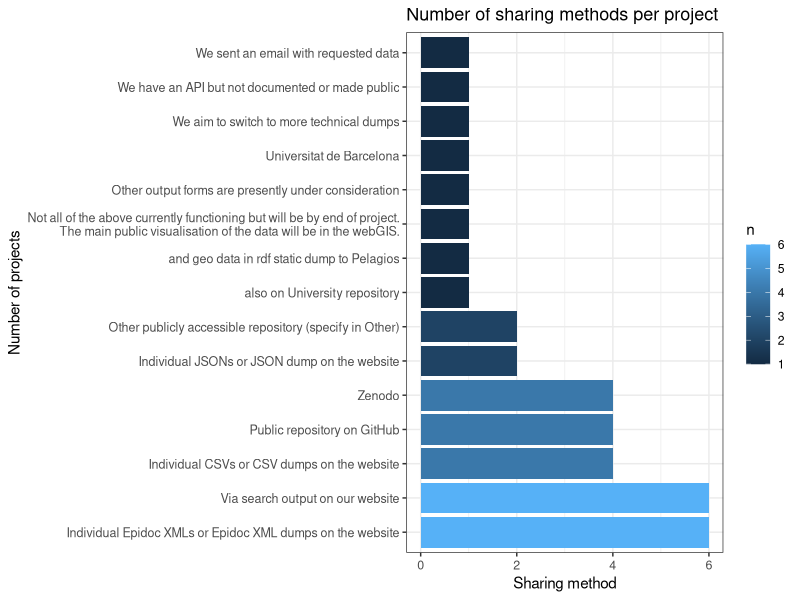
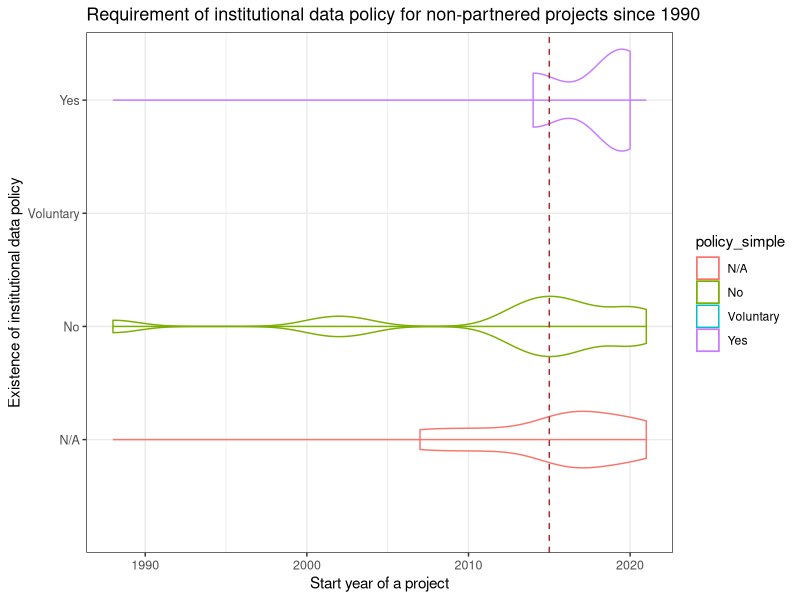
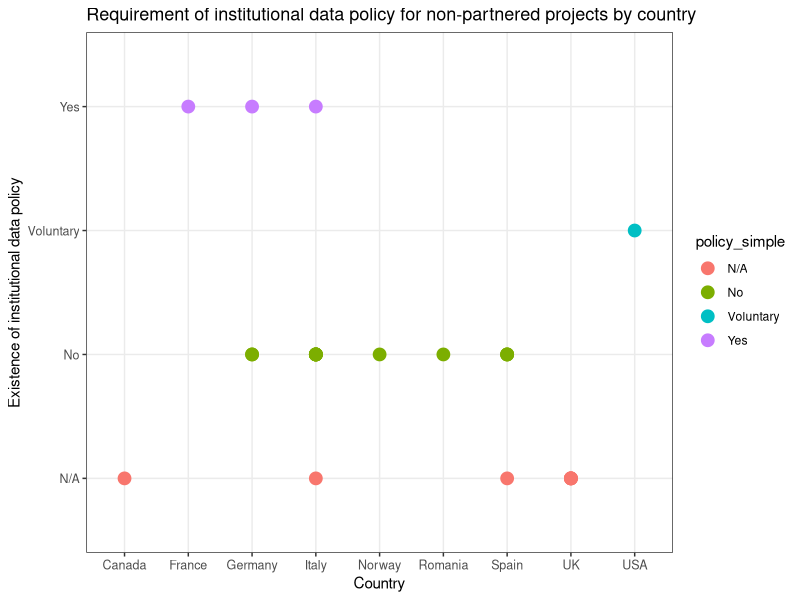

These figures' R source, in order:
## ---- chunk 1
knitr::opts_chunk$set(echo = FALSE)

library(tidyverse)
## ---- chunk 2
# loading data from TSV file
partners_all<- read_tsv("../data/01_scoping_survey_anonymised.tsv")
## ---- chunk 3
#filtering out partners who did not give consent to publish the anonymised data

partners <- partners_all %>% 
  filter(`Do you consent on publishing the anonymised data in the form of written short report open to public and accessible via the FAIR Epigraphy infrastructure (website, GitHub, Twitter)? You can always revoke your consent by sending an email to petra.hermankova@uni-mainz.de` == "Yes, I give my consent")

## ---- chunk 4
partners_language <- as.data.frame(unlist(str_split(partners$Language_clean, "; ")))
colnames(partners_language) <- c("language")

partners_language_ratio <- partners_language %>% 
  count(language, sort=T) %>% 
  mutate(ratio = round(n/(sum(n)/100)))
partners_language_ratio
## ---- chunk 5
partner_language_count<- str_count(partners$Language_clean, ";")+1
## ---- chunk 6
partners$Language_clean
## ---- chunk 7
partners %>% 
  count(Website)
## ---- chunk 8
IT <- partners %>% 
  count(`Does you project have an IT specialist(s)?`, sort=T) %>% 
  rename(IT_spec = `Does you project have an IT specialist(s)?`) %>% 
  mutate(ratio = round(n/(sum(n)/100)))
IT
## ---- chunk 9
format <- partners %>% 
  count(`Our projects stores epigraphic data in the following formats`, sort=T) %>% 
  rename(format = `Our projects stores epigraphic data in the following formats`) %>% 
  mutate(no_format = str_count(format, ",") + 1)
format
## ---- chunk 10
epidoc <- sum(str_detect(partners$`Our projects stores epigraphic data in the following formats`, "Epidoc XML"))
json <- sum(str_detect(partners$`Our projects stores epigraphic data in the following formats`, "JSON"))
rdf <- sum(str_detect(partners$`Our projects stores epigraphic data in the following formats`, "RDF"))
csv <- sum(str_detect(partners$`Our projects stores epigraphic data in the following formats`, "CSV"))
sql <- sum(str_detect(partners$`Our projects stores epigraphic data in the following formats`, "SQL"))
## ---- chunk 11
share<- partners %>% 
  count(`Do you share your data outside of your project`, sort=T) %>% 
  rename(share = `Do you share your data outside of your project`) %>% 
  mutate(ratio = round((n/(sum(n)/100))))
share
## ---- chunk 12
outshare<- partners %>% 
  count(`How do share your data with users outside your project`, sort=T) %>% 
  rename(share_all = `How do share your data with users outside your project`) %>% 
  mutate(share_method = str_count(share_all, "; ") + 1) 

outshare
## ---- chunk 13

sharingserv <- as.data.frame(unlist(str_split(partners$`How do share your data with users outside your project`, "; ")))
colnames(sharingserv) <- c("service")


sharing_service <- sharingserv %>% 
  count(service, sort= T) 

sharingplot<- sharing_service %>% 
  ggplot() + 
  geom_col(aes(y= reorder(service, -n), x= n, fill = n), width = 0.9) + 
  scale_y_discrete(labels = function(x) str_wrap(x, width = 75))  +
  ggtitle("Number of sharing methods per project") +
  xlab("Sharing method") + ylab("Number of projects") +
  #coord_flip() +
  theme_bw() +
  #coord_cartesian(xlim = c(0, 5)) +
  theme(axis.text = element_text(size = 9)) +
  theme(plot.title = element_text(size = 13))

sharingplot
## ---- chunk 14
policies <- partners %>% 
  mutate(policies = `Does your institution of funding body require your project to comply with any data policies (e.g., FAIR principles, data storage, data sharing, Open Science)?`) %>% 
  count(policies, sort=T) %>% 
  mutate(ratio = round((n/(sum(n)/100))))
policies
## ---- chunk 15
unique(na.omit(partners$`If you have answered YES in the previous question, please specify what are the policies, or provide link.`))
## ---- chunk 16
stand_term <- as.data.frame(unlist(str_split(partners$`Standardized terminologies: The project uses the following systems (check all that apply)`, ", ")))
colnames(stand_term) <- c("standard_terminologies")

stand_term_ratio<- stand_term %>% 
  count(standard_terminologies, sort= T) %>% 
  mutate(ratio = round(n/(nrow(partners)/100)))  

stand_term_ratio
## ---- chunk 17
stand_method<- partners %>% 
  #count(`Standardized terminologies: The project uses the following systems (check all that apply)`, sort=T) %>% 
  rename(stand_all = `Standardized terminologies: The project uses the following systems (check all that apply)`) %>% 
  mutate(standard_method_no = str_count(stand_all, ", ") + 1)  %>% 
  select(standard_method_no) %>% 
  count(standard_method_no) %>% 
  mutate(ratio = round(n/(nrow(partners)/100)))
stand_method
## ---- chunk 18
lod <- as.data.frame(unlist(str_split(partners$`Linked Open Data: The project uses the following systems (check all that apply)`, ", ")))
colnames(lod) <- c("linked_data")


lod_ratio<- lod %>% 
  count(linked_data, sort= T) %>% 
  mutate(ratio = round(n/(sum(n)/100))) %>% 
  mutate(ratio_all_proj = round(n/(nrow(partners)/100)))
lod_ratio

## ---- chunk 19
# loading data from TSV file
projects_all<- read_tsv("../data/02_scoping_survey_anonymised.tsv")

projects <- projects_all %>% 
  filter(`Do you consent on publishing the anonymised data in the form of written short report open to public and accessible via the FAIR Epigraphy infrastructure (website, GitHub, Twitter)?` == "Yes")
## ---- chunk 20
proj_act<- projects %>% 
  count(`Is the project still active?`) %>% 
  rename(status = `Is the project still active?`) %>% 
  mutate(ratio = round(n/(sum(n)/100)))
proj_act
## ---- chunk 21
projects_language <- as.data.frame(unlist(str_split(projects$Language_clean, "; ")))
colnames(projects_language) <- c("language")

projects_language_ratio <- projects_language %>% 
  count(language, sort=T) %>% 
  mutate(ratio = round(n/(sum(n)/100)))
projects_language_ratio
## ---- chunk 22
project_language_count<- str_count(projects$Language_clean, ";")+1
## ---- chunk 23
unique(projects$Language_clean)
## ---- chunk 24
projects %>% 
  count(Website)
## ---- chunk 25
IT2 <- projects %>% 
  count(`Does you project have an IT specialist(s)?`, sort=T) %>% 
  rename(IT_spec = `Does you project have an IT specialist(s)?`) %>% 
  #na.omit(IT_spec) %>% 
  mutate(ratio = round(n/(nrow(projects)/100)))
IT2
## ---- chunk 26
format2 <- projects %>% 
  count(`Our projects stores epigraphic data in the following formats`, sort=T) %>% 
  rename(format = `Our projects stores epigraphic data in the following formats`) %>% 
  filter(format != "N/A") %>% 
  mutate(no_format = str_count(format, ",") + 1)
format2
## ---- chunk 27
epidoc2 <- sum(str_detect(projects$`Our projects stores epigraphic data in the following formats`, "Epidoc XML"))
json2 <- sum(str_detect(projects$`Our projects stores epigraphic data in the following formats`, "JSON"))
rdf2 <- sum(str_detect(projects$`Our projects stores epigraphic data in the following formats`, "RDF"))
csv2 <- sum(str_detect(projects$`Our projects stores epigraphic data in the following formats`, "CSV"))
sql2 <- sum(str_detect(projects$`Our projects stores epigraphic data in the following formats`, "SQL"))
## ---- chunk 28
active_proj <- nrow(filter(projects, `Is the project still active?`%in% c("Yes")))
## ---- chunk 29
share2<- projects %>% 
  count(`Do you share your data outside of your project`, sort=T) %>% 
  rename(share = `Do you share your data outside of your project`) %>% 
  filter(share != "N/A") %>% 
  mutate(ratio = round((n/(sum(n)/100))))
share2
## ---- chunk 30
outshare2<- projects %>% 
  count(`How do share your data with users outside your project`, sort=T) %>% 
  rename(share_all = `How do share your data with users outside your project`) %>%
  filter(share_all != "N/A") %>% 
  mutate(share_method = str_count(share_all, "[,|;] ") + 1) 

outshare2
## ---- chunk 31
closed_proj <- nrow(filter(projects, `Is the project still active?`%in% c("No, the project is closed", "Currently not, but we are considering a re-start")))
## ---- chunk 32
share_cl<- projects %>% 
  rename(share = `Is the data created by your project accessible?`) %>%
  filter(share !="N/A") %>% 
  count(share, sort=T) %>% 
  mutate(ratio = round((n/(sum(closed_proj)/100))))
share_cl
## ---- chunk 33
sharing_clac <- as_tibble(unlist(str_split(projects$`Our project data are accessible via (check all that apply):`, ", ")))
colnames(sharing_clac) <- c("service")


sharing_claccess <- sharing_clac %>% 
  filter(service != "N/A") %>% 
  count(service, sort= T) %>% 
  mutate(ratio = round((n/(sum(closed_proj)/100))))
sharing_claccess
## ---- chunk 34
policies2 <- projects %>% 
  mutate(policies = `Does your institution of funding body require your project to comply with any data policies (e.g., FAIR principles, data storage, data sharing, Open Science)?`) %>% 
  filter(policies != "N/A") %>% 
  count(policies, sort=T) %>% 
  mutate(ratio = round((n/(sum(n)/100))))
  
policies2
## ---- chunk 35
unique(na.omit(projects$`If you have answered YES in the previous question, please specify what are the policies, or provide link.`))
## ---- chunk 36
policies2_length<- projects %>% 
  select(Length_numeric_years, `Does your institution of funding body require your project to comply with any data policies (e.g., FAIR principles, data storage, data sharing, Open Science)?`) %>% 
  mutate(policy = `Does your institution of funding body require your project to comply with any data policies (e.g., FAIR principles, data storage, data sharing, Open Science)?`)
  
policies2_length$policy_simple <- ifelse(grepl("Neither our grant funding*", policies2_length$policy), "Voluntary", 
                                        ifelse(grepl("Policies are on the way*|Not with an official request*|We don't work for any institution*", policies2_length$policy), "No", 
                                               ifelse(grepl("The French National Centre for Scientific Research strongly encourages its members to comply*|Not with an official request*", policies2_length$policy), "Yes",
                                                                                policies2_length$policy)))

policies2_length$Length_numeric_years <- as.numeric(policies2_length$Length_numeric_years)

policies2_length_mean<- policies2_length %>% group_by(policy_simple) %>% 
  summarise_at(vars(Length_numeric_years), list(average_duration_yr = mean))
## ---- chunk 37
policies2_length_mean
## ---- chunk 38
# loading data from TSV file
projects_post<- read_tsv("../data/02_scoping_survey_anonymised_PostSurvey.tsv")
## ---- chunk 39
# merging with the original dataset
projects_comb <- merge(x=projects, y=projects_post, by="ID_anon")

projects_comb$YearStarted <- as.numeric(projects_comb$YearStarted)

#processing
policy_year_started<- projects_comb %>% 
  select(YearStarted, `Does your institution of funding body require your project to comply with any data policies (e.g., FAIR principles, data storage, data sharing, Open Science)?`) %>% 
  mutate(policy = `Does your institution of funding body require your project to comply with any data policies (e.g., FAIR principles, data storage, data sharing, Open Science)?`)
  
policy_year_started$policy_simple <- ifelse(grepl("Neither our grant funding*", policy_year_started$policy), "Voluntary", 
                                        ifelse(grepl("Policies are on the way*|Not with an official request*|We don't work for any institution*", policy_year_started$policy), "No", 
                                               ifelse(grepl("The French National Centre for Scientific Research strongly encourages its members to comply*|Not with an official request*", policy_year_started$policy), "Yes",
                                                                                policy_year_started$policy)))
## ggplot policy by years started

policy_year_started %>% 
  filter(YearStarted>1950) %>% 
  ggplot(aes(x=YearStarted, y=policy_simple, color=policy_simple))+
  geom_violin() +
  #geom_point(aes(x=YearStarted, y=policy_simple))
  geom_density()+
  geom_vline(xintercept=2015, linetype=2, colour="brown") +
  ggtitle("Requirement of institutional data policy for non-partnered projects since 1990") +
  xlab("Start year of a project") + ylab("Existence of institutional data policy") +
  #coord_flip() +
  theme_bw() +
  #coord_cartesian(xlim = c(0, 5)) +
  theme(axis.text = element_text(size = 9)) +
  theme(plot.title = element_text(size = 13))

## ---- chunk 40
#processing
policy_country<- projects_comb %>% 
  select(YearStarted, `Does your institution of funding body require your project to comply with any data policies (e.g., FAIR principles, data storage, data sharing, Open Science)?`, Country) %>% 
  mutate(policy = `Does your institution of funding body require your project to comply with any data policies (e.g., FAIR principles, data storage, data sharing, Open Science)?`)
  
policy_country$policy_simple <- ifelse(grepl("Neither our grant funding*", policy_year_started$policy), "Voluntary", 
                                        ifelse(grepl("Policies are on the way*|Not with an official request*|We don't work for any institution*", policy_year_started$policy), "No", 
                                               ifelse(grepl("The French National Centre for Scientific Research strongly encourages its members to comply*|Not with an official request*", policy_year_started$policy), "Yes",
                                                                                policy_year_started$policy)))
  
## ggplot policy by countries
policy_country %>% 
  filter(YearStarted>1950) %>% 
  ggplot(aes(x=Country, y=policy_simple, color=policy_simple))+
  geom_point(aes(x=Country, y=policy_simple), size=4) +
  ggtitle("Requirement of institutional data policy for non-partnered projects by country") +
  xlab("Country") + ylab("Existence of institutional data policy") +
  #coord_cartesian(xlim = c(0, 5)) +
  theme_bw() +
  theme(axis.text = element_text(size = 9)) +
  theme(plot.title = element_text(size = 13))
## ---- chunk 41
fair<- projects %>% 
  mutate(policy = `Are you familiar with the FAIR data principles?`) %>%
  count(policy, sort=T) %>% 
  mutate(ratio = round(n/(sum(n)/100)))
fair
## ---- chunk 42
stand_term2 <- as.data.frame(unlist(str_split(projects$`Standardized terminologies: The project uses the following systems (check all that apply)`, ", ")))
colnames(stand_term2) <- c("standard_terminologies")


stand_term_ratio2<- stand_term2 %>% 
  count(standard_terminologies, sort= T) %>% 
  mutate(ratio = round(n/(sum(n)/100)))

stand_term_ratio2
## ---- chunk 43
policy_share<- projects %>% 
  mutate(policy_share = `Are you willing to share the standardized terminologies used in your project with us (e.g. type of inscription vocabularies, type of material etc.)`) %>% 
  count(policy_share, sort=T) %>% 
  mutate(ratio = round(n/(sum(n)/100)))
  
policy_share
## ---- chunk 44
lod2 <- as.data.frame(unlist(str_split(projects$`Linked Open Data: The project uses the following systems (check all that apply)`, ", ")))
colnames(lod2) <- c("linked_data")


lod_ratio2<- lod2 %>% 
  count(linked_data, sort= T) %>% 
  mutate(ratio = round(n/(nrow(projects)/100)))

lod_ratio2
## ---- chunk 45
lod_future <- as.data.frame(unlist(str_split(partners$`Select all options your project like to be able to use within the next three years:`, ", ")))
colnames(lod_future) <- c("lod_f")


lod_f_ratio<- lod_future %>% 
  count(lod_f, sort= T) %>% 
  mutate(ratio_all_proj = round(n/(nrow(partners)/100)))
lod_f_ratio
## ---- chunk 46
lod_ideas <- as.data.frame(unlist(str_split(partners$`Select all items your project would benefit from in the next three years:`, ", ")))
colnames(lod_ideas) <- c("lod_i")


lod_i_ratio<- lod_ideas %>% 
  count(lod_i, sort= T) %>% 
  mutate(ratio_all_proj = round(n/(nrow(partners)/100)))

lod_i_ratio
## ---- chunk 47
unique(na.omit(partners$`Your personal wish list. Provide a description of potential tasks and issues the FAIR Epigraphy can help your project within the next three years (and beyond)`))
## ---- chunk 48
lod_future2 <- as.data.frame(unlist(str_split(projects$`Select all options your project like to be able to use within the next three years:`, ", ")))
colnames(lod_future2) <- c("lod_f")


lod_f_ratio2<- lod_future2 %>% 
  count(lod_f, sort= T) %>% 
  mutate(ratio_all_proj = round(n/(nrow(projects)/100)))
lod_f_ratio2
## ---- chunk 49
lod_ideas2 <- as.data.frame(unlist(str_split(projects$`Select all items your project would benefit from in the next three years:`, ", ")))
colnames(lod_ideas2) <- c("lod_i")


lod_i_ratio2<- lod_ideas2 %>% 
  count(lod_i, sort= T) %>% 
  mutate(ratio_all_proj = round(n/(nrow(projects)/100)))

lod_i_ratio2
## ---- chunk 50
unique(na.omit(projects$`Your personal wish list. Provide a description of potential tasks and issues the FAIR Epigraphy can help your project within the next three years (and beyond)`))
